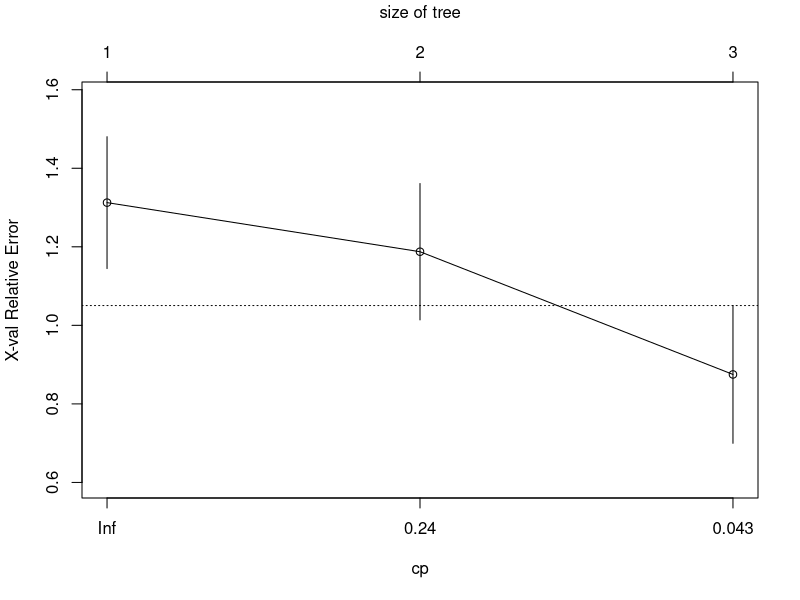
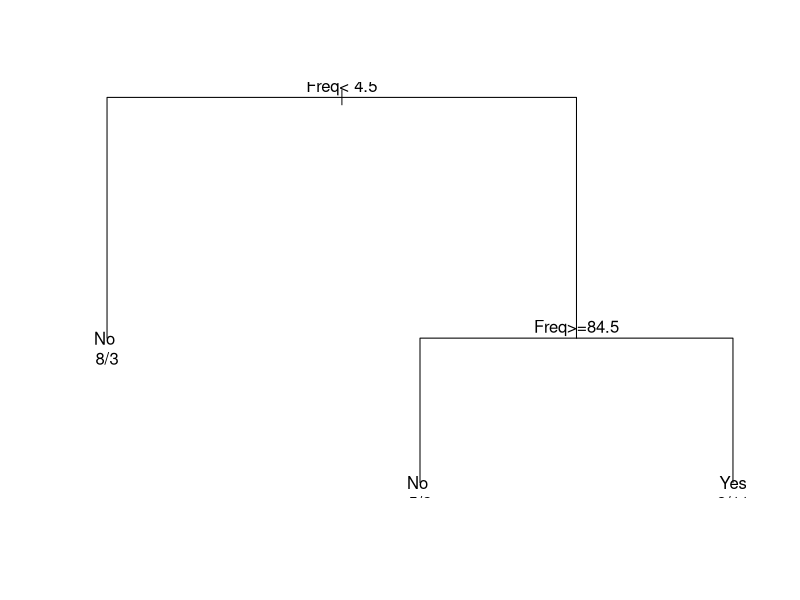
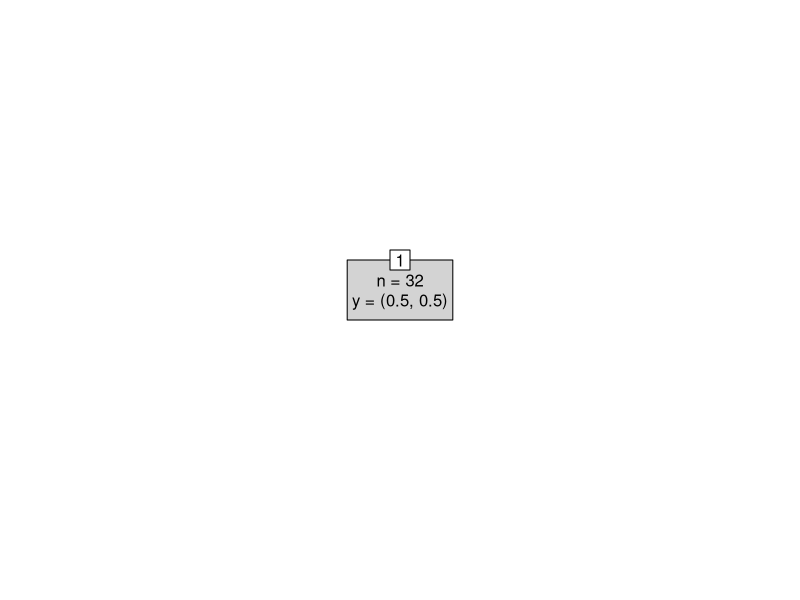

Reproduce these figures in R, in order.
library(rpart)

data("Titanic")
head(Titanic)

rpart <- rpart(Survived ~., data=Titanic)
summary(rpart)
plotcp(rpart)
plot(rpart, compress=T)
text(rpart, use.n=T)

library(party)

ctree <- ctree(Survived ~., data=Titanic)
plot(ctree, type="simple")

cforest(Survived ~., data=Titanic, controls=cforest_control(mtry=2, mincriterion=0))

library(randomForest)
